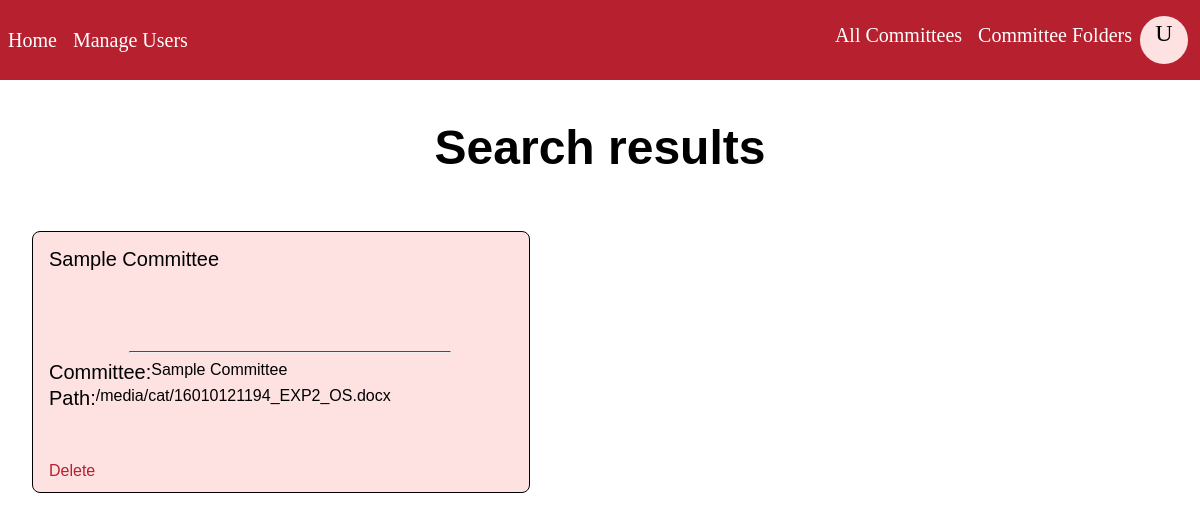
/searched-files.html/ (signed in), run on an earlier commit of the app's database.
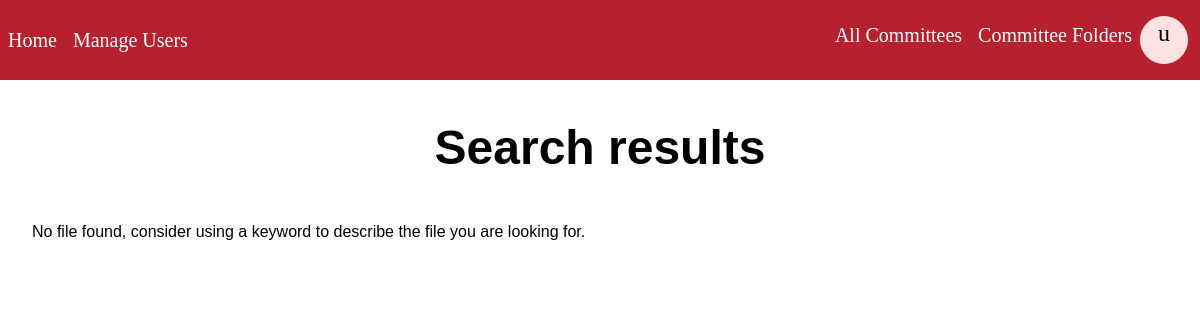
And on a later commit of the database.
### base/models.py (models this page shows, shortened)
class User(AbstractUser):
    avatar = models.ImageField(null = True, upload_to = "images/", blank = True)
    honorific = models.CharField(max_length = 200, null = True, blank = True)
    pname = models.CharField(max_length = 200, null = True)
    email = models.EmailField(unique = True, null = True)
    position = models.CharField(max_length = 200, null = True)
    number = models.BigIntegerField(null = True)
    department = models.ForeignKey(Department,on_delete=models.SET_NULL,null=True)
    is_verified = models.BooleanField(default = False)
    auth_token = models.CharField(max_length = 200)
    password_token = models.CharField(max_length = 200)
    USERNAME_FIELD = 'email'
    REQUIRED_FIELDS = ['pname', 'username']

class File(models.Model):
    name = models.CharField(max_length=500,null=False)
    file = models.FileField(max_length=20000,upload_to='cat/')
    keywords = models.TextField(max_length=1000,null=True,blank=True)
    directory = models.CharField(max_length=10000)
    committee = models.ForeignKey(Committees,on_delete=models.CASCADE,null=True,blank=True)

class Committees(models.Model):
    name = models.CharField(max_length = 200)
    description = models.TextField()
    goal = models.TextField()
    objective = models.TextField()
    level = models.CharField(max_length = 200)
    updated = models.DateTimeField(auto_now = True)
    created = models.DateTimeField(auto_now_add = True)
    convener = models.ForeignKey(User, on_delete = models.SET_NULL, null = True,blank=True)
    members = models.ManyToManyField(User,related_name='members',null=True,blank=True)
    staff = models.ManyToManyField(User,related_name='staff',null=True,blank=True)
    def __str__(self):
        return self.name

### base/views.py (the view)
# urls.py: path('searched-files.html/', views.search_files, name = 'search-files'),
@login_required(login_url = 'login')
def search_files(request):
    if request.GET.get('q') != None:
        q = request.GET.get('q')
    else:
        q = ''
    user = request.user
    committees = Committees.objects.filter(members=user) | Committees.objects.filter(convener=user) | Committees.objects.filter(staff=user)
    filtered_files = File.objects.filter(
        (Q(name__icontains = q) | Q(keywords__icontains = q) | Q(committee__name__icontains = q))
    )
    committee_list=[]
    for c in committees:
        committee_list.append(c.name)
    bool_list=[]
    search_file_paths=[]
    for file in filtered_files:
        search_file_paths.append(str(settings.MEDIA_URL) + str(file.file))
        if str(file.committee) in committee_list:
            bool_list.append(True)
        else:
            bool_list.append(False)
    files_context = []
    for i in range(len(filtered_files)):
        files_context.append([filtered_files[i],search_file_paths[i],bool_list[i]])
    context={
        'committees':committee_list,
        'files_context':files_context,
        'search_files':filtered_files,
        'search_file_paths':search_file_paths,
    }
    return render(request,'base/searched-files.html',context)

### base/templates/base/searched-files.html (shortened to what this page needs)
{% extends 'main.html' %}
{% load static %}
{% block content %}
<div class = "content">
  <head>
</head>
<h1 style = "font-size: 6vh; text-align: center; margin-top: 15vh;">Search results</h1>
<div class="file_display">
  {% if files_context %}
      {% for f in files_context %}
          <div class="file_card">
              <a class="name_file" href="{{ f.1 }}">{{ f.0.name }}</a>
              <hr style="border-top: 0.2vh solid #4d4c4c; width: 40vh; margin-left: 10vh; margin-top: 2vh;">
              <div class="card_content">
                  <div class="location">
                      <label style="font-size: 2.5vh;">Committee:</label>
                      <p class="path">{{ f.0.committee }}</p>
                  </div>
                  <div class="location">
                      <label style="font-size: 2.5vh;">Path:</label>
                      <p class="path">{{ f.1 }}</p>
                  </div>
              </div>
              {% if f.2 %}
                  <a class="delete_file" href="{% url 'deletefile' f.0.id|urlencode %}">Delete</a>
              {% endif %}
          </div>
          <br>
      {% endfor %}
  {% else %}
      <p>No file found, consider using a keyword to describe the file you are looking for.</p>
  {% endif %}
</div>
{% endblock content %}

### template/navbar.html (shortened to what this page needs)
{% block content %}
        <div class = "navbar">
            <div class = "left">
                <a href = "{% url 'home' %}" class = "navlinks">Home</a>
                {% if request.user.is_superuser %}
                    <a href = "{% url 'users_allowed' %}" class = "navlinks">Manage Users</a>
                {% endif %}
            </div>
            <div class = "right">
            {% if request.user.is_authenticated %}
                    <a href = "{% url 'committees_list' %}" class = "navlinks">All Committees</a>
                {% if request.user.is_superuser %}
                    <a href="{% url 'file-start' %}" class="navlinks">Committee Folders</a>
                {% else %}
                    <a href="{% url 'file-start' %}" class="navlinks">My Committees</a>
                {% endif %}
                    <div class="dropdown-main">
                        {% if request.user.avatar %}
                            <img src="{{ request.user.avatar.url }}" class="profile-avatar" alt="User Avatar">
                        {% else %}
                            <div class="profile-circle"><p>{{ request.user.pname|slice:":1" }}</p></div>
                        {% endif %}
                    </div>
            {% else %}
                <a href="{% url 'login' %}" class="navlinks">Login</a>
            {% endif %}
            </div>
        </div>
{% endblock content %}

What changed in the data, as far as the page shows it:
removed File: name "Sample Committee", committee.name "Sample Committee", f "/media/cat/16010121194_EXP2_OS.docx"
changed User: user.pname "U" → "u"
Also different on the page:
text now shown: "No file found, consider using a keyword to describe the file you are looking for."
